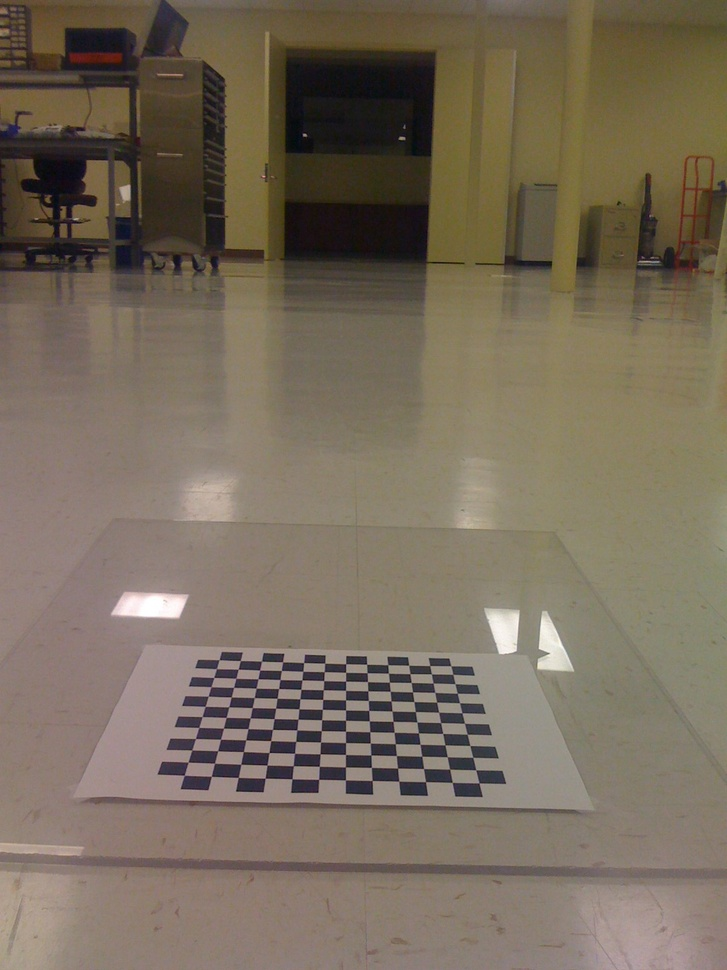
#> input picture Learning.OpenCV/birdseye/IMG_0214.jpg, 727 x 970 px, shrunk from 1200 x 1600 before the run
$ python histNormalized.py ../../../../Learning.OpenCV/birdseye/IMG_0214.jpg   (Python 2 division)   (older library calls are emulated)
#> lines starting #> are read from the running program, lines starting #| are printed output that depends on the picture
# -*- coding: utf-8 -*-
import sys
import numpy as np
import cv2
import matplotlib.pyplot as plt
#直方图正规化
#1、若输入是 8 位图 ，一般设置 O_min = 0，O_max = 255
#2、若输入的是归一化的图像，一般设置 O_min = 0，O_max = 1
def histNormalized(InputImage,O_min = 0,O_max = 255):
    #得到输入图像的最小灰度值
    I_min = np.min(InputImage)
    #得到输入图像的最大灰度值
    I_max = np.max(InputImage)
    #得到输入图像的宽高
    rows,cols = InputImage.shape
    #输出图像
    OutputImage = np.zeros(InputImage.shape,np.float32)
    #输出图像的映射
    cofficient = float(O_max - O_min)/float(I_max - I_min)
    for r in xrange(rows):
        for c in xrange(cols):
            OutputImage[r][c] = cofficient*( InputImage[r][c] - I_min) + O_min
    return OutputImage
#主函数
if __name__ =="__main__":
    if len(sys.argv) > 1:
        image = cv2.imread(sys.argv[1],cv2.CV_LOAD_IMAGE_GRAYSCALE)
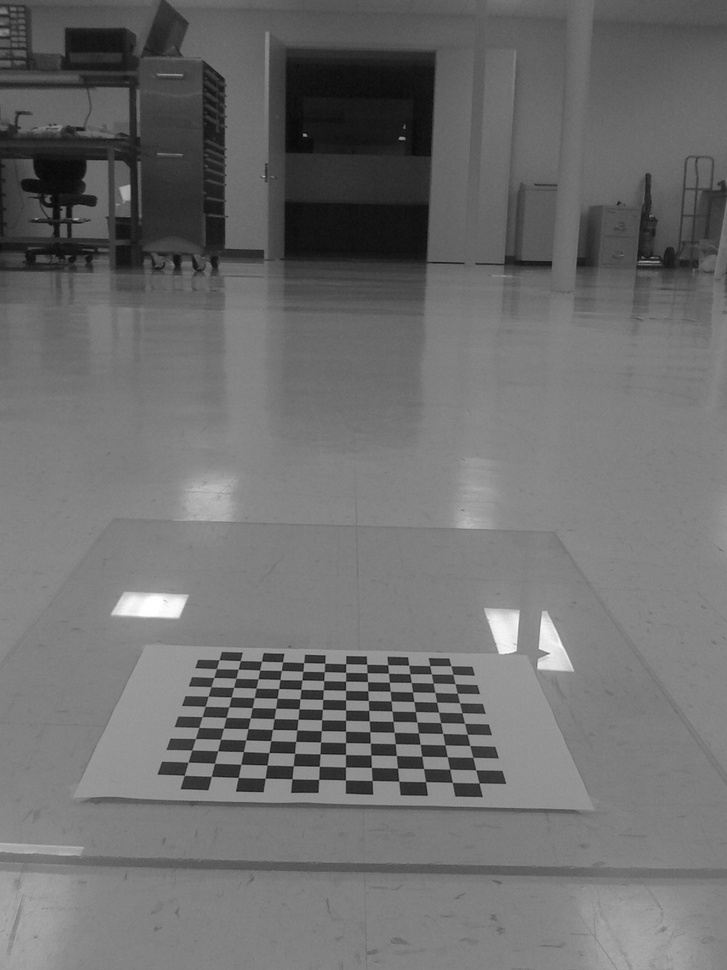
#> image: shape (970, 727); min 2, max 255, mean 109.9
    else:
        print "Usge:python histNormalized.py imageFile"
    #显示原图
    cv2.imshow("image",image)
    #直方图正规化
    histNormResult = histNormalized(image)
#> in histNormalized, `I_min = np.min(InputImage)`: I_min = 2
#> in histNormalized, `I_max = np.max(InputImage)`: I_max = 255
#> in histNormalized, `cofficient = float(O_max - O_min)/float(I_max - I_min)`: cofficient = 1.01
    #数据类型转换，灰度级显示
    histNormResult = np.round(histNormResult)
    histNormResult = histNormResult.astype(np.uint8)
    #显示直方图正规化的图片
    cv2.imshow("histNormlized",histNormResult)
    cv2.imwrite("histNormResult.jpg",histNormResult)
    '''
    #如果输入图像是归一化的图像
    image_0_1 = image/255.0
    #直方图正规化
    histNormResult = histNormalized(image_0_1,0,1)
    #保存结果
    histNormResult = 255.0*histNormResult
    histNormResult = np.round(histNormResult)
    histNormResult = histNormResult.astype(np.uint8)
    '''
    #显示直方图正规化后图片的灰度直方图
    #组数
    numberBins = 256
    #计算灰度直方图
    rows,cols = image.shape
#> rows = 970; cols = 727
    histNormResultSeq = histNormResult.reshape([rows*cols,])
    histogram,bins,patch_image= plt.hist(histNormResultSeq,numberBins,facecolor='black',histtype='bar')
#> histogram = 256 values, max 34014 at index 127, min 0 at index 1, mean 2754.6; bins = 257 values from 0 to 255; patch_image = 256 items
    #设置坐标轴的标签
    plt.xlabel(u"gray Level")
    plt.ylabel(u"number of pixels")
    #设置坐标轴的范围
    y_maxValue = np.max(histogram)
#> y_maxValue = 34014
    plt.axis([0,255,0,y_maxValue])
    plt.show()
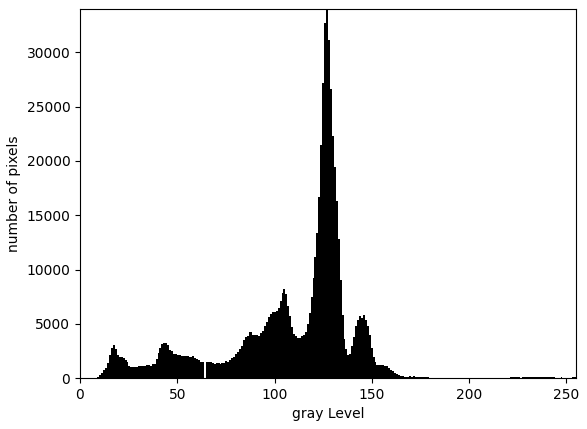
#> figure drawn by matplotlib, 1 panel; tallest bar 34014 high, from x = 126.5 to 127.5
    cv2.waitKey(0)
    cv2.destroyAllWindows()

$ run again, on Learning.OpenCV/birdseye/IMG_0217.jpg
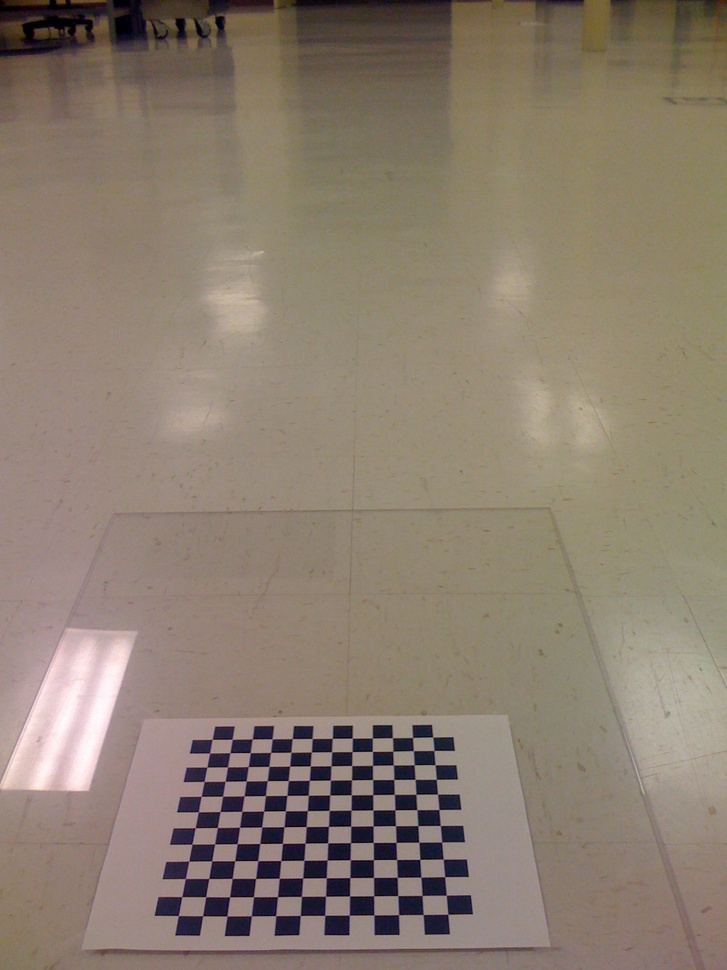
#> input picture Learning.OpenCV/birdseye/IMG_0217.jpg, 727 x 970 px, shrunk from 1200 x 1600 before the run
#> `image = cv2.imread(sys.argv[1],cv2.CV_LOAD_IMAGE_GRAYSCALE)`:
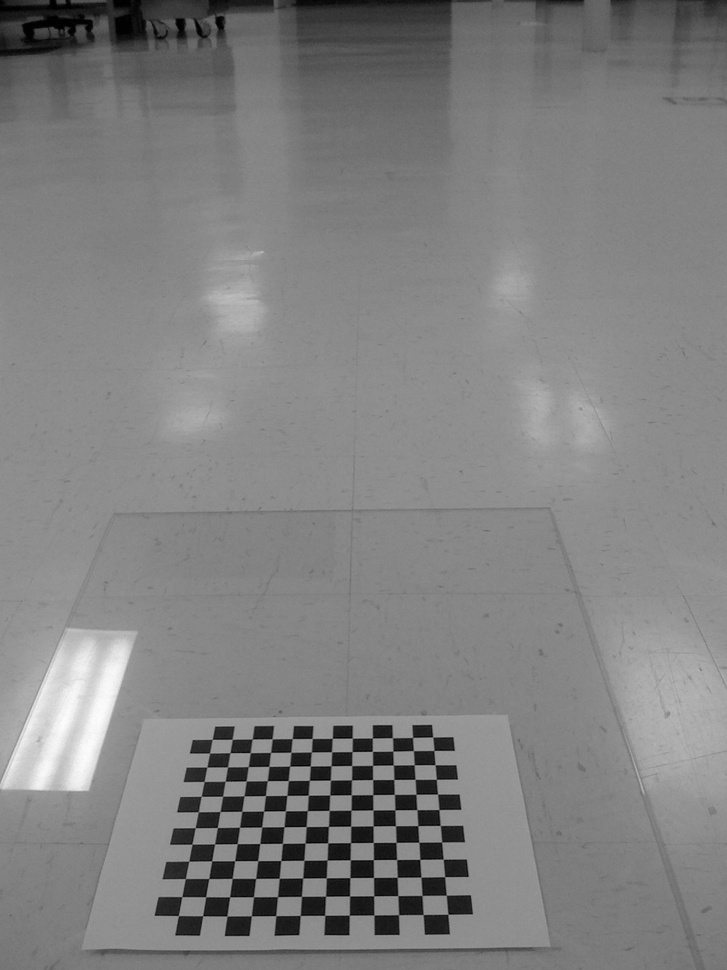
#> image: shape (970, 727); min 0, max 253, mean 128.3
#> I_min = 0
#> I_max = 253
#> cofficient = 1.01
#> histogram = 256 values, max 32203 at index 142, min 0 at index 64, mean 2754.6; bins = 257 values from 0 to 255; patch_image = 256 items
#> y_maxValue = 32203
#> `plt.show()`:
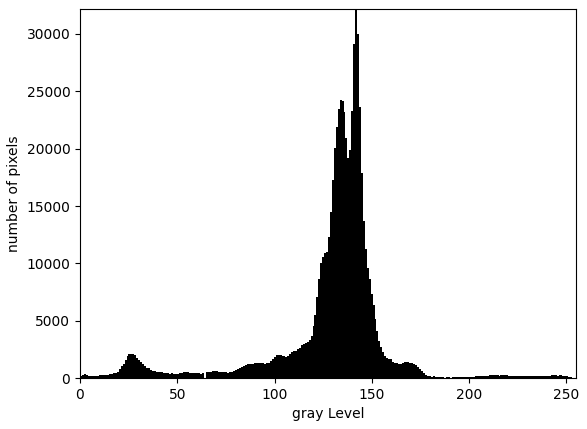
#> figure drawn by matplotlib, 1 panel; tallest bar 32203 high, from x = 141.4 to 142.4

$ run again, on Learning.OpenCV/birdseye/IMG_0218.jpg
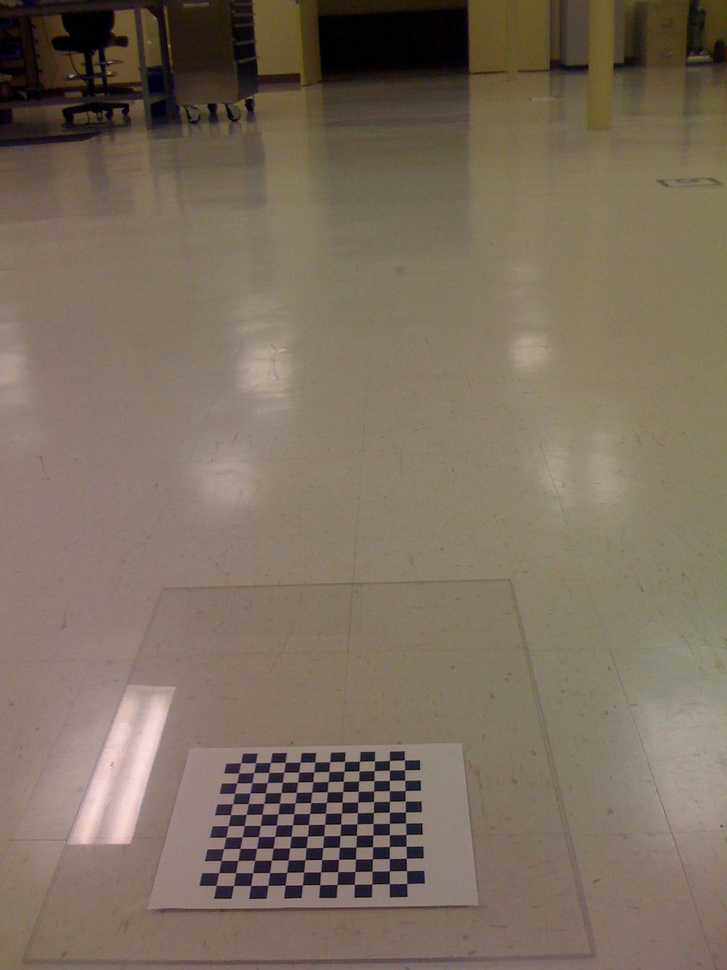
#> input picture Learning.OpenCV/birdseye/IMG_0218.jpg, 727 x 970 px, shrunk from 1200 x 1600 before the run
#> `image = cv2.imread(sys.argv[1],cv2.CV_LOAD_IMAGE_GRAYSCALE)`:
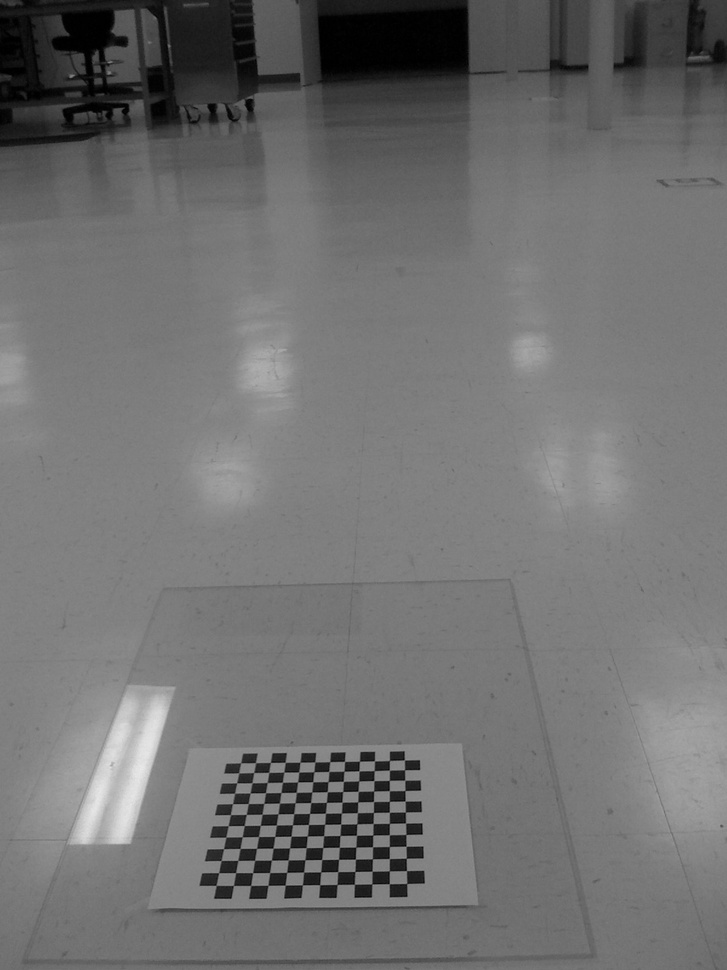
#> image: shape (970, 727); min 0, max 234, mean 112.3
#> I_min = 0
#> I_max = 234
#> cofficient = 1.09
#> histogram = 256 values, max 34335 at index 139, min 0 at index 6, mean 2754.6; bins = 257 values from 0 to 255; patch_image = 256 items
#> y_maxValue = 34335
#> `plt.show()`:
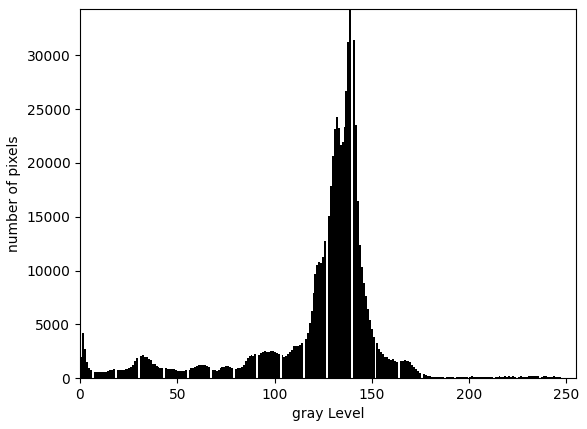
#> figure drawn by matplotlib, 1 panel; tallest bar 34335 high, from x = 138.5 to 139.5

$ run again, on Learning.OpenCV/birdseye/IMG_0219.jpg
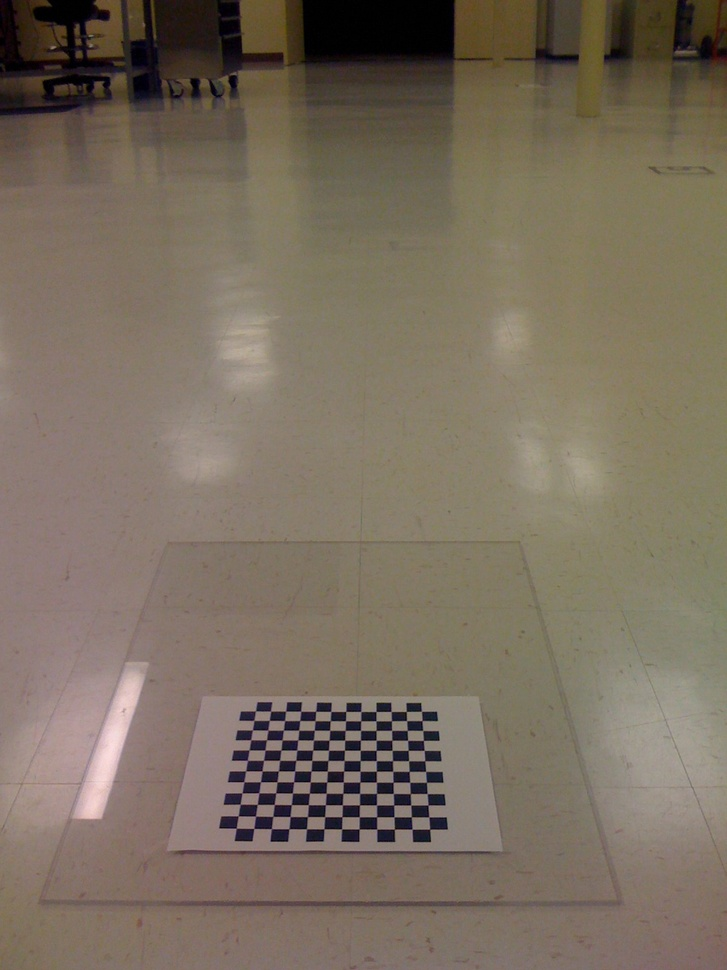
#> input picture Learning.OpenCV/birdseye/IMG_0219.jpg, 727 x 970 px, shrunk from 1200 x 1600 before the run
#> `image = cv2.imread(sys.argv[1],cv2.CV_LOAD_IMAGE_GRAYSCALE)`:
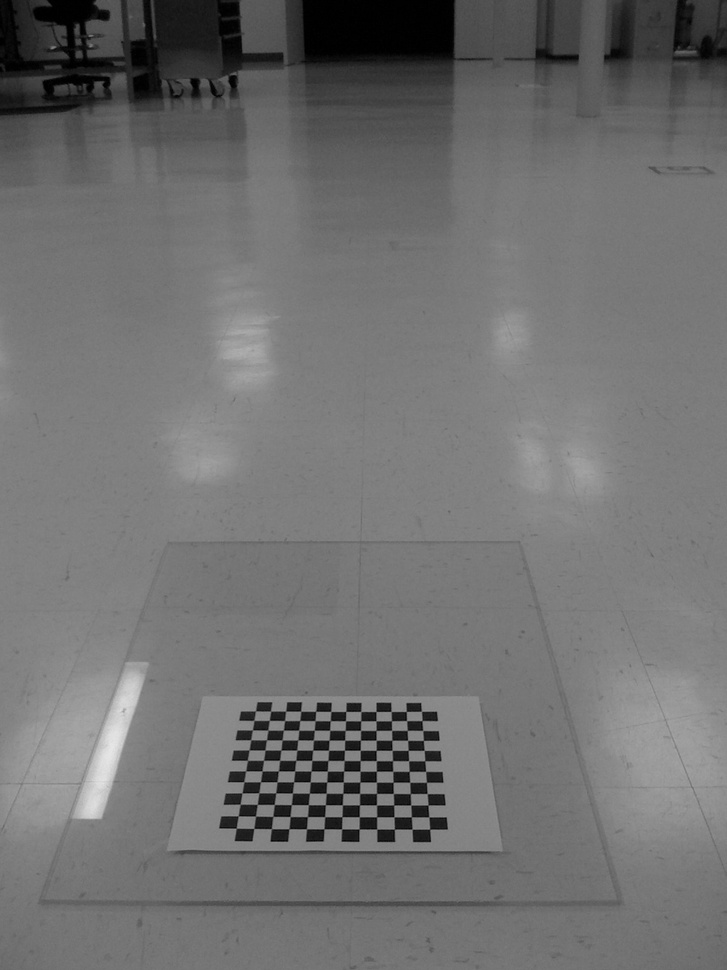
#> image: shape (970, 727); min 0, max 231, mean 112.3
#> I_min = 0
#> I_max = 231
#> cofficient = 1.1
#> histogram = 256 values, max 27626 at index 140, min 0 at index 5, mean 2754.6; bins = 257 values from 0 to 255; patch_image = 256 items
#> y_maxValue = 27626
#> `plt.show()`:
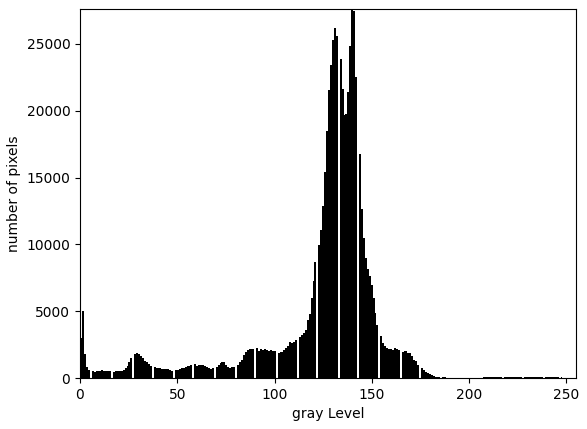
#> figure drawn by matplotlib, 1 panel; tallest bar 27626 high, from x = 139.5 to 140.4
